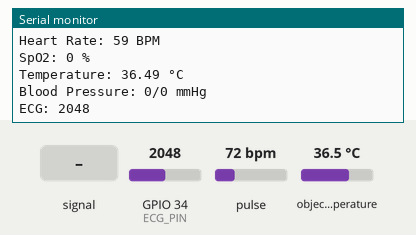
The sketch below on a simulated ESP32. On the bench: the last lines printed to the serial monitor. The inputs (shaded band) are chosen by the test bench; at power-on: pulse 72 bpm, GPIO 34 (ECG_PIN) = 2048, object temperature 36.5 °C. WiFi joins after 1.5 s; servers stay silent unless stated.

Above: at 2.7 s.
2.8 s: GPIO 34 (ECG_PIN) fed a 200 Hz sine of ±327 counts around its level
At 4.1 s:
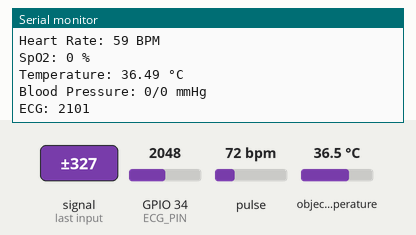
4.3 s: pulse set to 42 bpm
At 5.4 s:
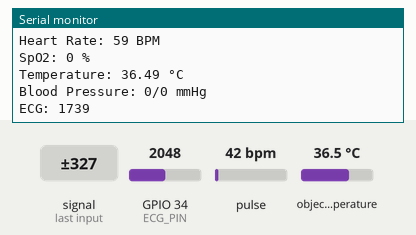
5.8 s: GPIO 34 (ECG_PIN) set to 2866
At 7.0 s:
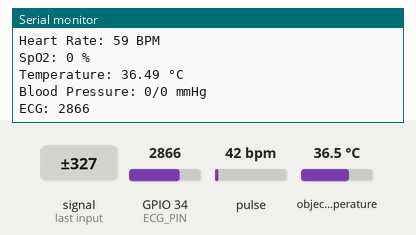
7.3 s: object temperature set to 20 °C
At 8.4 s:
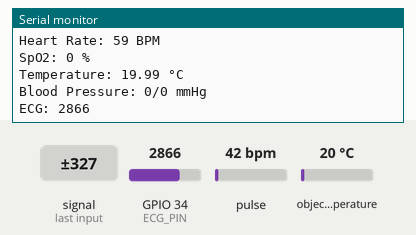
8.8 s: GPIO 34 (ECG_PIN) fed a 1000 Hz sine of ±1023 counts around its level
At 10.1 s:
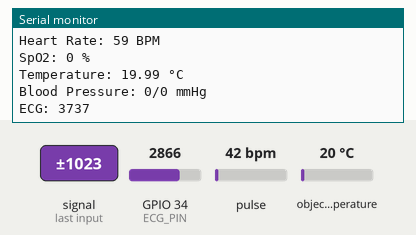
10.3 s: GPIO 34 (ECG_PIN) set to 3603
At 11.3 s:
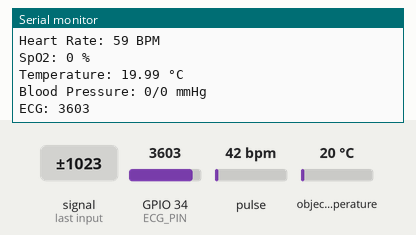
Timing chart, 0 to 12.8 s (numbered marks = the images above; inputs shaded):
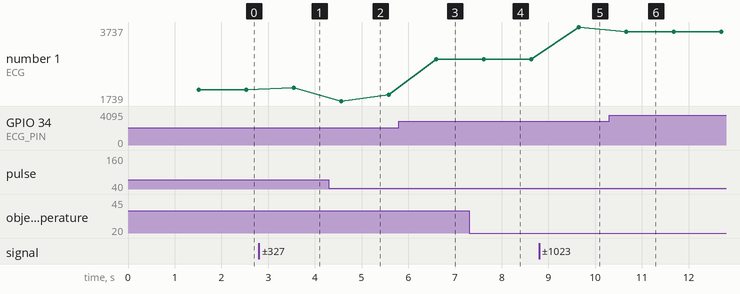

Measured:
- after the input at 2.8 s, the serial monitor: prints a new line after 0.75 s (image 1)
- after the input at 4.3 s, the serial monitor: prints a new line after 0.27 s (image 2)
- after the input at 5.8 s, the serial monitor: prints a new line after 0.80 s (image 3)
- after the input at 7.3 s, the serial monitor: prints a new line after 0.31 s (image 4)
- after the input at 8.8 s, the serial monitor: prints a new line after 0.85 s (image 5)
- after the input at 10.3 s, the serial monitor: prints a new line after 0.36 s (image 6)
- plotted number 1: 2048 → 2101 after the input at 2.8 s, 2101 → 1903 after the input at 4.3 s, 1903 → 2866 after the input at 5.8 s, 2866 → 3737 after the input at 8.8 s, 3737 → 3603 after the input at 10.3 s

The sketch:

main.ino
```cpp
#include <WiFi.h>
#include <Wire.h>
#include <Adafruit_MLX90614.h>
#include "MAX30105.h"
#include "heartRate.h"

// -----------------------------
// Wi-Fi Configuration
// -----------------------------
const char* ssid = "YOUR_WIFI_NAME";
const char* password = "YOUR_WIFI_PASSWORD";

// -----------------------------
// Sensor Objects
// -----------------------------
MAX30105 max30102;
Adafruit_MLX90614 mlx = Adafruit_MLX90614();

// -----------------------------
// AD8232 ECG Pin
// -----------------------------
#define ECG_PIN 34

// -----------------------------
// Blood Pressure
// -----------------------------
// Connect your actual BP sensor/module here.
// The exact code depends on the BP sensor used.

// -----------------------------
// Variables
// -----------------------------
float temperature;
int heartRate = 0;
int spo2 = 0;
int systolicBP = 0;
int diastolicBP = 0;
int ecgValue = 0;

void setup() {

  Serial.begin(115200);

  // Start I2C
  Wire.begin();

  // -----------------------------
  // Connect to Wi-Fi
  // -----------------------------
  WiFi.begin(ssid, password);

  Serial.print("Connecting to Wi-Fi");

  while (WiFi.status() != WL_CONNECTED) {
    delay(500);
    Serial.print(".");
  }

  Serial.println();
  Serial.println("Wi-Fi Connected!");

  // -----------------------------
  // Initialize MLX90614
  // -----------------------------
  if (!mlx.begin()) {
    Serial.println("MLX90614 not detected!");
  } else {
    Serial.println("MLX90614 initialized.");
  }

  // -----------------------------
  // Initialize MAX30102
  // -----------------------------
  if (!max30102.begin(Wire, I2C_SPEED_FAST)) {
    Serial.println("MAX30102 not detected!");
  } else {

    Serial.println("MAX30102 initialized.");

    max30102.setup();

    max30102.setPulseAmplitudeRed(0x0A);
    max30102.setPulseAmplitudeGreen(0);
  }

  // -----------------------------
  // ECG
  // -----------------------------
  pinMode(ECG_PIN, INPUT);

  Serial.println("System Ready!");
}

void loop() {

  // -----------------------------
  // Temperature
  // -----------------------------
  temperature = mlx.readObjectTempC();

  // -----------------------------
  // MAX30102
  // -----------------------------
  long irValue = max30102.getIR();

  if (irValue > 50000) {

    if (checkForBeat(irValue)) {

      static unsigned long lastBeat = 0;

      unsigned long currentTime = millis();

      float bpm = 60.0 / ((currentTime - lastBeat) / 1000.0);

      lastBeat = currentTime;

      if (bpm > 40 && bpm < 200) {
        heartRate = (int)bpm;
      }
    }

    // SpO2 calculation requires
    // red/IR signal processing.
    // Add your calibrated algorithm/library here.

  } else {

    heartRate = 0;
    spo2 = 0;
  }

  // -----------------------------
  // ECG Reading
  // -----------------------------
  ecgValue = analogRead(ECG_PIN);

  // -----------------------------
  // Blood Pressure
  // -----------------------------
  // Replace these placeholders with
  // readings from your actual BP module.

  // -----------------------------
  // Display Values
  // -----------------------------
  Serial.println("-----------------------------");

  Serial.print("Heart Rate: ");
  Serial.print(heartRate);
  Serial.println(" BPM");

  Serial.print("SpO2: ");
  Serial.print(spo2);
  Serial.println(" %");

  Serial.print("Temperature: ");
  Serial.print(temperature);
  Serial.println(" °C");

  Serial.print("Blood Pressure: ");
  Serial.print(systolicBP);
  Serial.print("/");
  Serial.print(diastolicBP);
  Serial.println(" mmHg");

  Serial.print("ECG: ");
  Serial.println(ecgValue);

  delay(1000);
}
```
